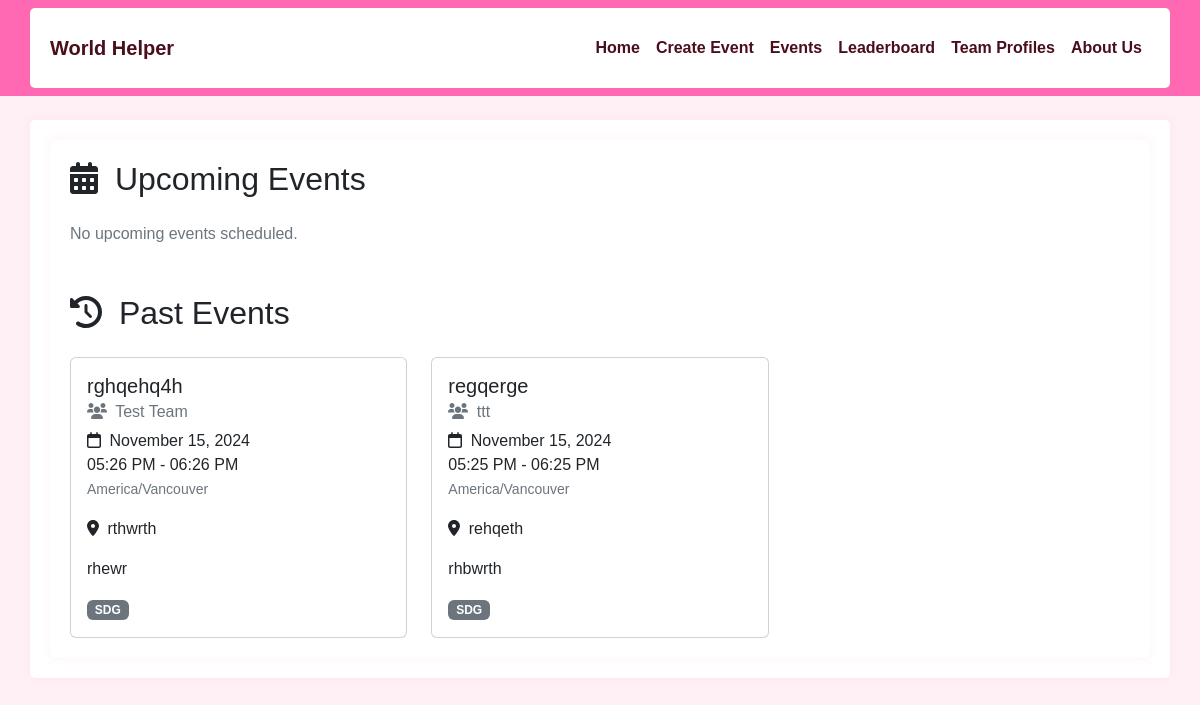
Before: /events with the older database file.
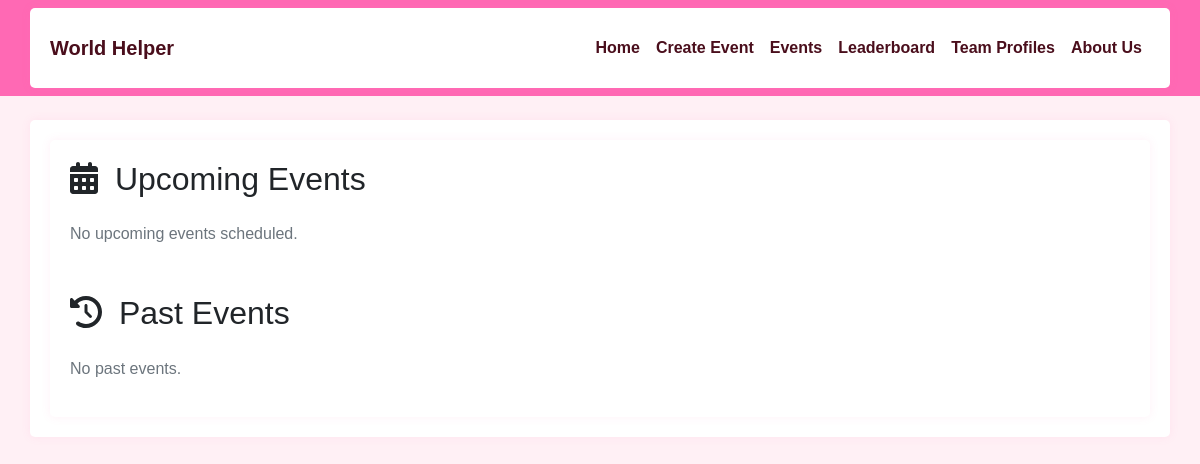
After: the same page with the newer database file.
### app/models.py (models this page shows)
class Event(db.Model):
    id = db.Column(db.Integer, primary_key=True)
    title = db.Column(db.String(100), nullable=False)
    description = db.Column(db.Text(1000))
    start_date = db.Column(db.DateTime, nullable=False)
    end_date = db.Column(db.DateTime, nullable=False)
    timezone = db.Column(db.String(50), nullable=False)
    location = db.Column(db.String(100))
    team_id = db.Column(db.Integer, db.ForeignKey('team.id'), nullable=False)
    sdg_goals = db.Column(db.String(100))
    created_at = db.Column(db.DateTime, default=datetime.utcnow)

class Team(db.Model):
    id = db.Column(db.Integer, primary_key=True)
    team_phrase = db.Column(db.String(100), nullable=False)
    name = db.Column(db.String(64), nullable=False)
    members = db.relationship('TeamMember', backref='team', lazy='dynamic')
    events = db.relationship('Event', backref='team', lazy='dynamic')

### app/main/routes.py (the view)
@bp.route('/events')
def events():
    current_date = datetime.utcnow()
    upcoming_events = Event.query\
        .join(Team)\
        .filter(Event.end_date >= current_date)\
        .order_by(Event.start_date.asc())\
        .all()
    past_events = Event.query\
        .join(Team)\
        .filter(Event.end_date < current_date)\
        .order_by(Event.start_date.desc())\
        .all()
    return render_template('events.html',
                         upcoming_events=upcoming_events,
                         past_events=past_events)

### app/templates/events.html (shortened to what this page needs)
{% extends "base.html" %}
{% block content %}
<div class="container">
    <section class="mb-5">
        <h2 class="mb-4">
            <i class="fas fa-calendar-alt me-2"></i>
            Upcoming Events
        </h2>
        {% if upcoming_events %}
        <div class="row row-cols-1 row-cols-md-2 row-cols-lg-3 g-4">
            {% for event in upcoming_events %}
            <div class="col">
                <div class="card h-100">
                    <div class="card-body">
                        <h5 class="card-title">{{ event.title }}</h5>
                        <h6 class="card-subtitle mb-2 text-muted">
                            <i class="fas fa-users me-1"></i>
                            {{ event.team.name }}
                        </h6>
                        <p class="card-text">
                            <i class="far fa-calendar me-1"></i>
                            {% if event.start_date.date() == event.end_date.date() %}
                                {{ event.start_date.strftime('%B %d, %Y') }}<br>
                                {{ event.start_date.strftime('%I:%M %p') }} - {{ event.end_date.strftime('%I:%M %p') }}
                            {% else %}
                                {{ event.start_date.strftime('%B %d, %Y %I:%M %p') }} -<br>
                                {{ event.end_date.strftime('%B %d, %Y %I:%M %p') }}
                            {% endif %}
                            <br>
                            <small class="text-muted">{{ event.timezone }}</small>
                        </p>
                        {% if event.location %}
                        <p class="card-text">
                            <i class="fas fa-map-marker-alt me-1"></i>
                            {{ event.location }}
                        </p>
                        {% endif %}
                        {% if event.description %}
                        <p class="card-text">{{ event.description }}</p>
                        {% endif %}
                        <div class="mt-2">
                            {% for goal in event.sdg_goals.split(',') %}
                            <span class="badge bg-primary me-1">SDG {{ goal.strip() }}</span>
                            {% endfor %}
                        </div>
                    </div>
                </div>
            </div>
            {% endfor %}
        </div>
        {% else %}
        <p class="text-muted">No upcoming events scheduled.</p>
        {% endif %}
    </section>
    <section>
        <h2 class="mb-4">
            <i class="fas fa-history me-2"></i>
            Past Events
        </h2>
        {% if past_events %}
        <div class="row row-cols-1 row-cols-md-2 row-cols-lg-3 g-4">
            {% for event in past_events %}
            <div class="col">
                <div class="card h-100">
                    <div class="card-body">
                        <h5 class="card-title">{{ event.title }}</h5>
                        <h6 class="card-subtitle mb-2 text-muted">
                            <i class="fas fa-users me-1"></i>
                            {{ event.team.name }}
                        </h6>
                        <p class="card-text">
                            <i class="far fa-calendar me-1"></i>
                            {% if event.start_date.date() == event.end_date.date() %}
                                {{ event.start_date.strftime('%B %d, %Y') }}<br>
                                {{ event.start_date.strftime('%I:%M %p') }} - {{ event.end_date.strftime('%I:%M %p') }}
                            {% else %}
                                {{ event.start_date.strftime('%B %d, %Y %I:%M %p') }} -<br>
                                {{ event.end_date.strftime('%B %d, %Y %I:%M %p') }}
                            {% endif %}
                            <br>
                            <small class="text-muted">{{ event.timezone }}</small>
                        </p>
                        {% if event.location %}
                        <p class="card-text">
                            <i class="fas fa-map-marker-alt me-1"></i>
                            {{ event.location }}
                        </p>
                        {% endif %}
                        {% if event.description %}
                        <p class="card-text">{{ event.description }}</p>
                        {% endif %}
                        <div class="mt-2">
                            {% for goal in event.sdg_goals.split(',') %}
                            <span class="badge bg-secondary me-1">SDG {{ goal.strip() }}</span>
                            {% endfor %}
                        </div>
                    </div>
                </div>
            </div>
            {% endfor %}
        </div>
        {% else %}
        <p class="text-muted">No past events.</p>
        {% endif %}
    </section>
</div>
{% endblock %}

### app/templates/base.html (shortened to what this page needs)
<!DOCTYPE html>
<html lang="en">
<head>
    <link rel="stylesheet" href="https://cdn.jsdelivr.net/npm/bootstrap@5.2.3/dist/css/bootstrap.min.css">
    <link rel="stylesheet" href="{{ url_for('static', filename='css/custom.css') }}">
    <link rel="stylesheet" href="https://cdnjs.cloudflare.com/ajax/libs/font-awesome/6.0.0/css/all.min.css">
</head>
<body>
    <nav class="navbar navbar-expand-lg navbar-dark">
        <div class="container">
            <a class="navbar-brand" href="{{ url_for('main.index') }}">World Helper</a>
            <div class="collapse navbar-collapse" id="navbarNav">
                <ul class="navbar-nav ms-auto">
                    <li class="nav-item">
                        <a class="nav-link" href="{{ url_for('main.index') }}">Home</a>
                    </li>
                    <li class="nav-item">
                        <a class="nav-link" href="{{ url_for('main.create_event') }}">Create Event</a>
                    </li>
                    <li class="nav-item">
                        <a class="nav-link" href="{{ url_for('main.events') }}">Events</a>
                    </li>
                    <li class="nav-item">
                        <a class="nav-link" href="{{ url_for('main.leaderboard') }}">Leaderboard</a>
                    </li>
                    <li class="nav-item">
                        <a class="nav-link" href="{{ url_for('main.team_profiles') }}">Team Profiles</a>
                    </li>
                    <li class="nav-item">
                        <a class="nav-link" href="{{ url_for('main.about') }}">About Us</a>
                    </li>
                </ul>
            </div>
        </div>
    </nav>
    <div class="container mt-4">
        {% block content %}{% endblock %}
    </div>
</body>
</html>

### app/static/css/custom.css (style rules this page uses)
body { font-family: 'Arial', sans-serif; background-color: #fff0f5; }
.navbar { background-color: #ff69b4 !important; }
.navbar-brand, .nav-link { color: #4a0e1c !important; font-weight: bold; transition: color 0.3s ease; }
.container { background-color: #ffffff; border-radius: 5px; padding: 20px; box-shadow: 0 0 10px rgba(255, 105, 180, 0.1); }

Changed rows visible on the page:
removed Event: title "rghqehq4h", team.name "Test Team", start_date "November 15, 2024", start_date "05:26 PM", end_date "06:26 PM", timezone "America/Vancouver", location "rthwrth", description "rhewr"
removed Event: title "regqerge", team.name "ttt", start_date "November 15, 2024", start_date "05:25 PM", end_date "06:25 PM", timezone "America/Vancouver", location "rehqeth", description "rhbwrth"
Other visible differences:
text now shown: "No past events."
